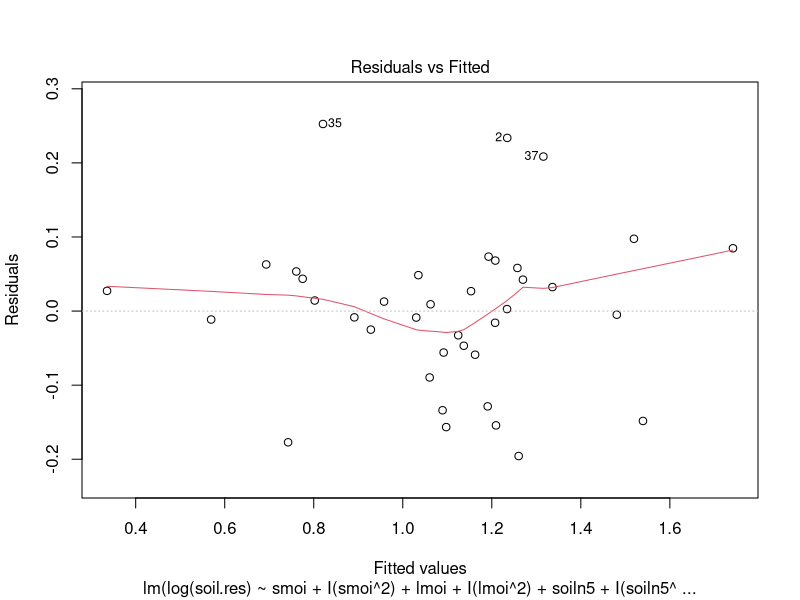
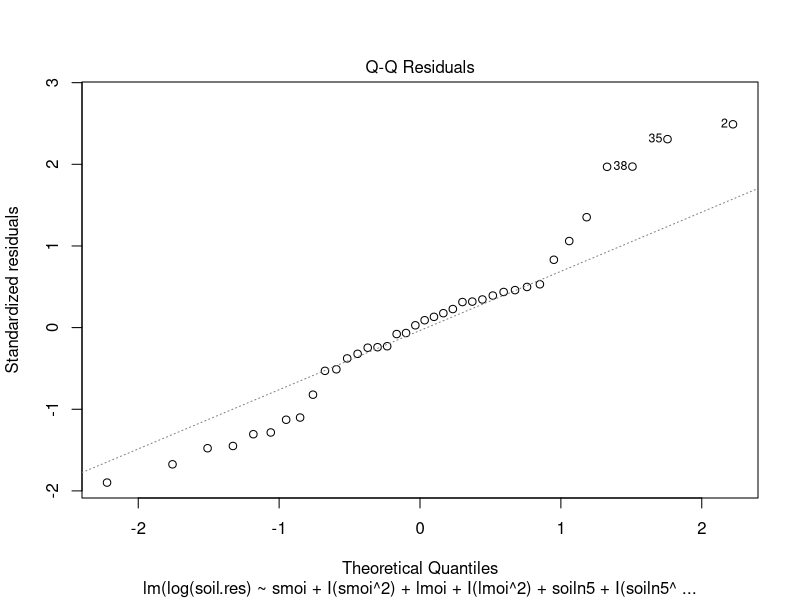
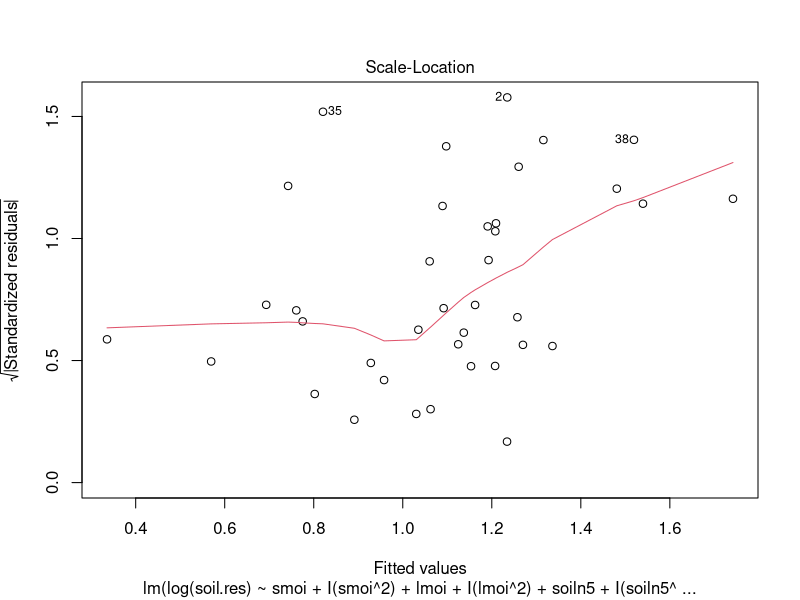
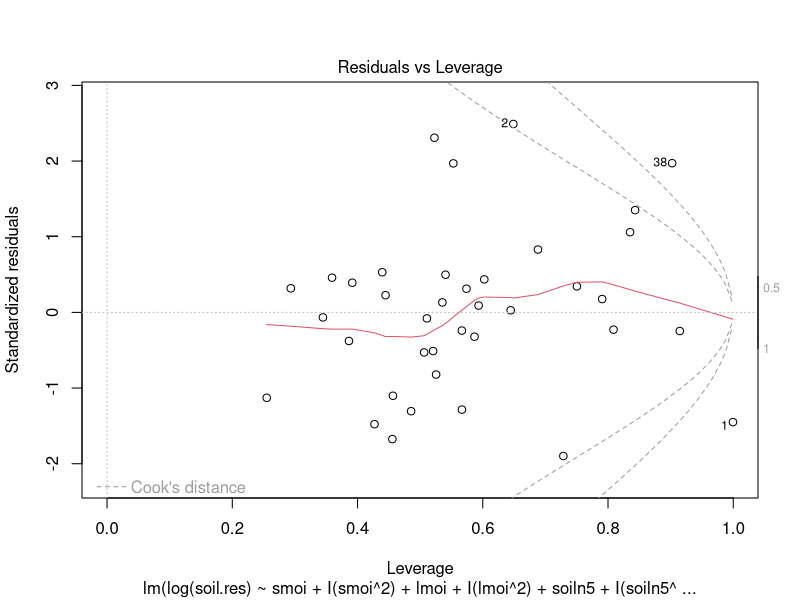
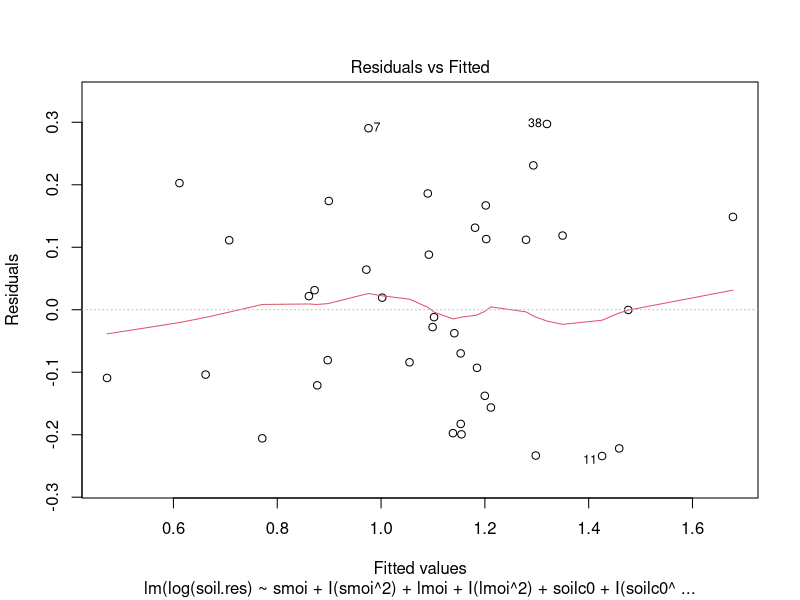
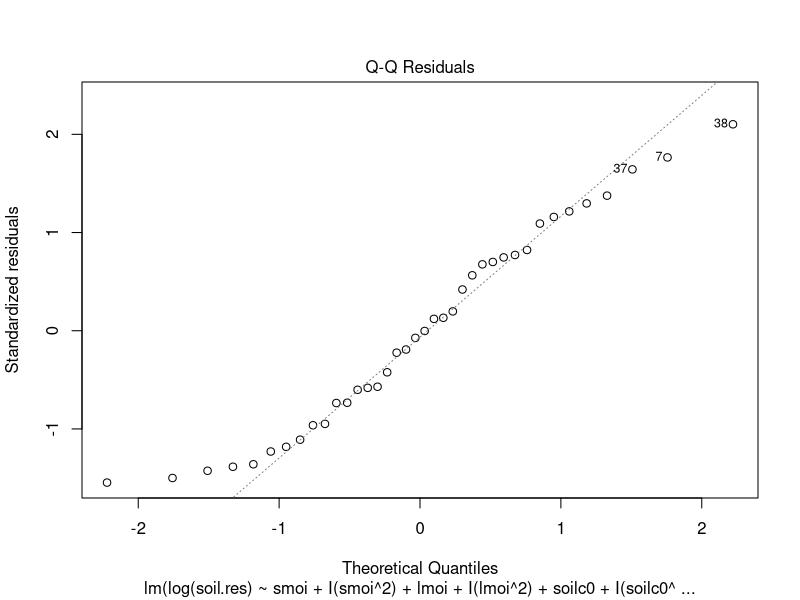
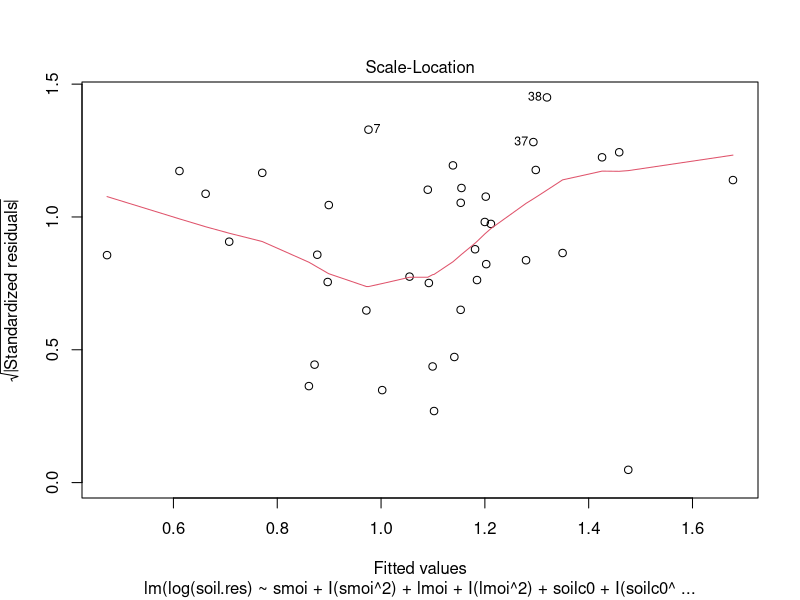
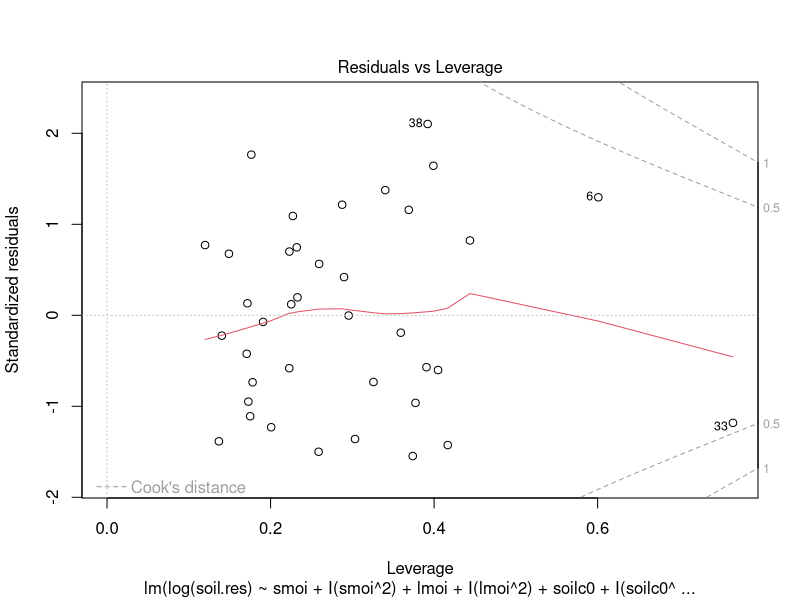

Write R code to recreate these figures, in order. (Note: this script raises an error after producing the figures.)
# erstellen aller Modelle brute force

# Prädikatoren
# smoi^2, lmoi, litter.d, soiln0, soiln5, soilc0, soilc5, sno35, litdoc, sdoc5, rootdw0, rootdw5
# jeweils linear und quadratisch

pred <-c("smoi", "lmoi", "litter.d", "soiln0", "soiln5", "soilc0", "soilc5", "sno35", "litdoc", "sdoc5", "rootdw0", "rootdw5")

# erstellen des quadratischen Prädikator
create_quad_pred <- function(pred){
    paste0("I(", pred, "^2)")
}

# Teilmengen berechnen
# wenn ein quadratischer term eingefügt wird, muss auch der lineare vorkommen
# lm(y ~ lmoi + smoi + I(smoi^2) + rootdw0 + litdoc + soiln0 + sno35, data = hainich.data)
# y = log(soil.res)
# ausgabe liste aller modelle

powerset_linear <- function(pred) {
  # Start mit Liste, die nur die leere Menge enthält
  P <- list(c())
  
  # Für jedes Element der Menge
  for (x in pred) {
    # Neue Teilmengen: zu jeder bisherigen Teilmenge x hinzufügen
    new_subsets <- lapply(P, function(sub) c(sub, x))
    # Alte und neue Teilmengen zusammenführen
    P <- c(P, new_subsets)
  }
  
  return(P)
}

#linear_models <- powerset_linear(pred) #4096 Teilmengen
#length(linear_models)

# quadratische + lineare Modelle
# 3^12=531.441 Modelle -1 der komplett leeren Teilmenge

powerset_quads <- function(pred) {
  lin_sets <- powerset_linear(pred)
  all_models <- list()

  for (S in lin_sets) {
    # immer das reine lineare Modell hinzufügen
    all_models[[length(all_models) + 1]] <- S

    if (length(S) == 0) next  # zur leeren Menge gibt es keine Quadrate

    # alle Teilmengen der Variablen in S bestimmen (für Quadratterme)
    quad_lin_sets <- powerset_linear(S)
    # erste ist die leere Menge -> nur lineares Modell, haben wir oben schon
    if (length(quad_lin_sets) > 1) {
      for (Q in quad_lin_sets[-1]) {
        quad_terms <- create_quad_pred(Q)
        all_models[[length(all_models) + 1]] <- c(S, quad_terms)
      }
    }
}

    return(all_models)
}

#models <- powerset_quads(pred)
#length(models)
#models[1:5]

# Funktion regsubsets()
# macht globale Suche, also brute force
# Variablen: smoi^2, lmoi, litter.d, soiln0, soiln5, soilc0, soilc5, sno35, litdoc, rootdw0, rootdw5, temp.0, temp.15, rootc5

library(leaps)

hainich.data <- read.csv("hainich.csv", sep=";")

fit <- regsubsets(log(soil.res) ~ smoi + I(smoi^2) + lmoi + I(lmoi^2) +litter.d + I(litter.d^2)+ soiln0+ I(soiln0^2) + soiln5 + 
                  + I(soiln5^2) + soilc0 + I(soilc0^2) + soilc5 + I(soilc5^2) + sno35 + I(sno35^2) + litdoc + I(litdoc^2)
                  + rootdw0 + I(rootdw0^2) + rootdw5 + I(rootdw5^2) + temp.0 + I(temp.0^2) + temp.15 + I(temp.15^2) + rootc5 + I(rootc5^2), 
                  data = hainich.data, 
                  nvmax = 30)  # max 12 Prädiktoren + Intercept

# Übersichtstabelle
sum_fit <- summary(fit)
sum_fit$which    # TRUE/FALSE-Matrix: welche Variable in welchem Modell

# Kriterien anschauen
cbind(
  Rsq = sum_fit$rsq,
  AdjRsq = sum_fit$adjr2, 
  Cp = sum_fit$cp,
  BIC = sum_fit$bic
)

#           Rsq    AdjRsq        Cp        BIC
' [1,] 0.2270764 0.2056063 27.944478  -2.512680
 [2,] 0.4323087 0.3998692 13.496531 -10.601984
 [3,] 0.4949564 0.4503938 10.475746 -11.407858
 [4,] 0.5639081 0.5110484  6.949751 -13.348352
 [5,] 0.6065118 0.5450293  5.535356 -13.617242
 [6,] 0.6431643 0.5740993  4.597915 -13.695126
 [7,] 0.6752408 0.5994637  4.027199 -13.636825
 [8,] 0.7002528 0.6175640  4.022661 -13.044730
 [9,] 0.7277954 0.6403011  3.815311 -13.069793
[10,] 0.7476471 0.6541830  4.224341 -12.309765
[11,] 0.7704721 0.6733641  4.395073 -12.274731
[12,] 0.7887441 0.6873413  4.930695 -11.789420
[13,] 0.8052483 0.6997579  5.607997 -11.242937
[14,] 0.8243232 0.7173895  6.079278 -11.522366
[15,] 0.8390781 0.7293587  6.896774 -11.218400
[16,] 0.8480888 0.7323470  8.174628  -9.770491
[17,] 0.8541529 0.7301828  9.688637  -7.680911
[18,] 0.8622459 0.7317420 11.040037  -6.212698
[19,] 0.8650317 0.7225651 12.816778  -3.351451
[20,] 0.8734998 0.7246761 14.138115  -2.176127
[21,] 0.8767289 0.7149357 15.879323   0.478852
[22,] 0.8808466 0.7060882 17.549323   2.825437
[23,] 0.8826712 0.6899168 19.403089   5.876607
[24,] 0.8845333 0.6713640 21.253858   8.906280
[25,] 0.8871069 0.6519129 23.047602  11.687318
[26,] 0.8875835 0.6218719 25.009402  15.164124
[27,] 0.8876355 0.5842512 27.005241  18.784154
[28,] 0.8877008 0.5383257 29.000000  22.399619'
# Modell 21 sieht gut aus, hohes r quadrat aber kleines BIC

# Modell 21 auswählen (Position 21 in der Liste)
coef(fit, 21)  # Zeigt Koeffizienten

# Namen der Variablen extrahieren
vars_21 <- names(coef(fit, 21))[-1]  # ohne Intercept
formel_21 <- as.formula(paste("log(soil.res) ~", paste(vars_21, collapse = " + ")))

# Anzeigen
formel_21
'log(soil.res) ~ smoi + I(smoi^2) + lmoi + I(lmoi^2) + soiln5 + 
    I(soiln5^2) + soilc0 + I(soilc0^2) + soilc5 + I(soilc5^2) + 
    I(sno35^2) + I(litdoc^2) + rootdw0 + I(rootdw0^2) + rootdw5 + 
    I(rootdw5^2) + temp.0 + I(temp.0^2) + temp.15 + I(temp.15^2) + 
    rootc5'

best_model <- lm(log(soil.res) ~ smoi + I(smoi^2) + lmoi + I(lmoi^2) + soiln5 + 
    I(soiln5^2) + soilc0 + I(soilc0^2) + soilc5 + I(soilc5^2) + 
    I(sno35^2) + I(litdoc^2) + rootdw0 + I(rootdw0^2) + rootdw5 + 
    I(rootdw5^2) + temp.0 + I(temp.0^2) + temp.15 + I(temp.15^2) + 
    rootc5, data = hainich.data)

summary(best_model)
plot(best_model)

# alle Variablen, größer Korrelation 0.2 da kommt nur noch sdoc5 dazu
fit2 <- regsubsets(log(soil.res) ~ smoi + I(smoi^2) + lmoi + I(lmoi^2) +litter.d + I(litter.d^2)+ soiln0+ I(soiln0^2) + soiln5 + 
                  + I(soiln5^2) + soilc0 + I(soilc0^2) + soilc5 + I(soilc5^2) + sno35 + I(sno35^2) + litdoc + I(litdoc^2) + sdoc5 + I(sdoc5^2)
                  + rootdw0 + I(rootdw0^2) + rootdw5 + I(rootdw5^2) + temp.0 + I(temp.0^2) + temp.15 + I(temp.15^2) + rootc5 + I(rootc5^2), 
                  data = hainich.data, 
                  nvmax = 32)  # max 12 Prädiktoren + Intercept

# Übersichtstabelle
sum_fit2 <- summary(fit2)
sum_fit2$which    # TRUE/FALSE-Matrix: welche Variable in welchem Modell

# Kriterien anschauen
cbind(
  Rsq = sum_fit2$rsq,
  AdjRsq = sum_fit2$adjr2, 
  Cp = sum_fit2$cp,
  BIC = sum_fit2$bic
)

# Modell 21 auswählen (Position 21 in der Liste)
coef(fit, 21)  # Zeigt Koeffizienten

# Namen der Variablen extrahieren
vars_21 <- names(coef(fit, 21))[-1]  # ohne Intercept
formel_21 <- as.formula(paste("log(soil.res) ~", paste(vars_21, collapse = " + ")))

# Anzeigen
formel_21

'log(soil.res) ~ smoi + I(smoi^2) + lmoi + I(lmoi^2) + soiln5 + 
    I(soiln5^2) + soilc0 + I(soilc0^2) + soilc5 + I(soilc5^2) + 
    I(sno35^2) + I(litdoc^2) + rootdw0 + I(rootdw0^2) + rootdw5 + 
    I(rootdw5^2) + temp.0 + I(temp.0^2) + temp.15 + I(temp.15^2) + 
    rootc5'

#keine Änderung in der Formel
#ich habe mir die summary angeschaut und alle Variablen die nicht signifikant waren aus dem Modell genommen
#damit ist dieses Modell entstanden
#der code ist nochmal im notebook a separate notebook damit man die Plots besser anschauen kann

best_model <- lm(log(soil.res) ~ smoi + I(smoi^2) + lmoi + I(lmoi^2) + soilc0 + I(soilc0^2) + I(litdoc^2)
                 + rootdw0 + I(rootdw0^2) + rootc5, data = hainich.data)

summary(best_model)
plot(best_model)

Call:
lm(formula = log(soil.res) ~ smoi + I(smoi^2) + lmoi + I(lmoi^2) + 
    soilc0 + I(soilc0^2) + I(litdoc^2) + rootdw0 + I(rootdw0^2) + 
    rootc5, data = hainich.data)

'Residuals:
      Min        1Q    Median        3Q       Max 
-0.234111 -0.118037 -0.006095  0.117311  0.297293 

Coefficients:
               Estimate Std. Error t value Pr(>|t|)   
(Intercept)   9.242e+00  3.962e+00   2.333  0.02736 * 
smoi         -2.331e-01  1.079e-01  -2.161  0.03973 * 
I(smoi^2)     3.175e-03  1.480e-03   2.146  0.04101 * 
lmoi         -1.835e+01  9.741e+00  -1.884  0.07038 . 
I(lmoi^2)     1.741e+01  8.287e+00   2.101  0.04511 * 
soilc0        5.322e-02  2.061e-02   2.583  0.01555 * 
I(soilc0^2)  -3.164e-04  1.479e-04  -2.139  0.04166 * 
I(litdoc^2)   5.001e-01  1.585e-01   3.156  0.00391 **
rootdw0      -8.557e+00  3.197e+00  -2.677  0.01248 * 
I(rootdw0^2)  5.727e+01  1.764e+01   3.246  0.00312 **
rootc5       -3.409e-02  1.396e-02  -2.443  0.02140 * 
---
Signif. codes:  0 ‘***’ 0.001 ‘**’ 0.01 ‘*’ 0.05 ‘.’ 0.1 ‘ ’ 1

Residual standard error: 0.1814 on 27 degrees of freedom
Multiple R-squared:  0.7272,	Adjusted R-squared:  0.6262 
F-statistic: 7.199 on 10 and 27 DF,  p-value: 2.03e-05'
